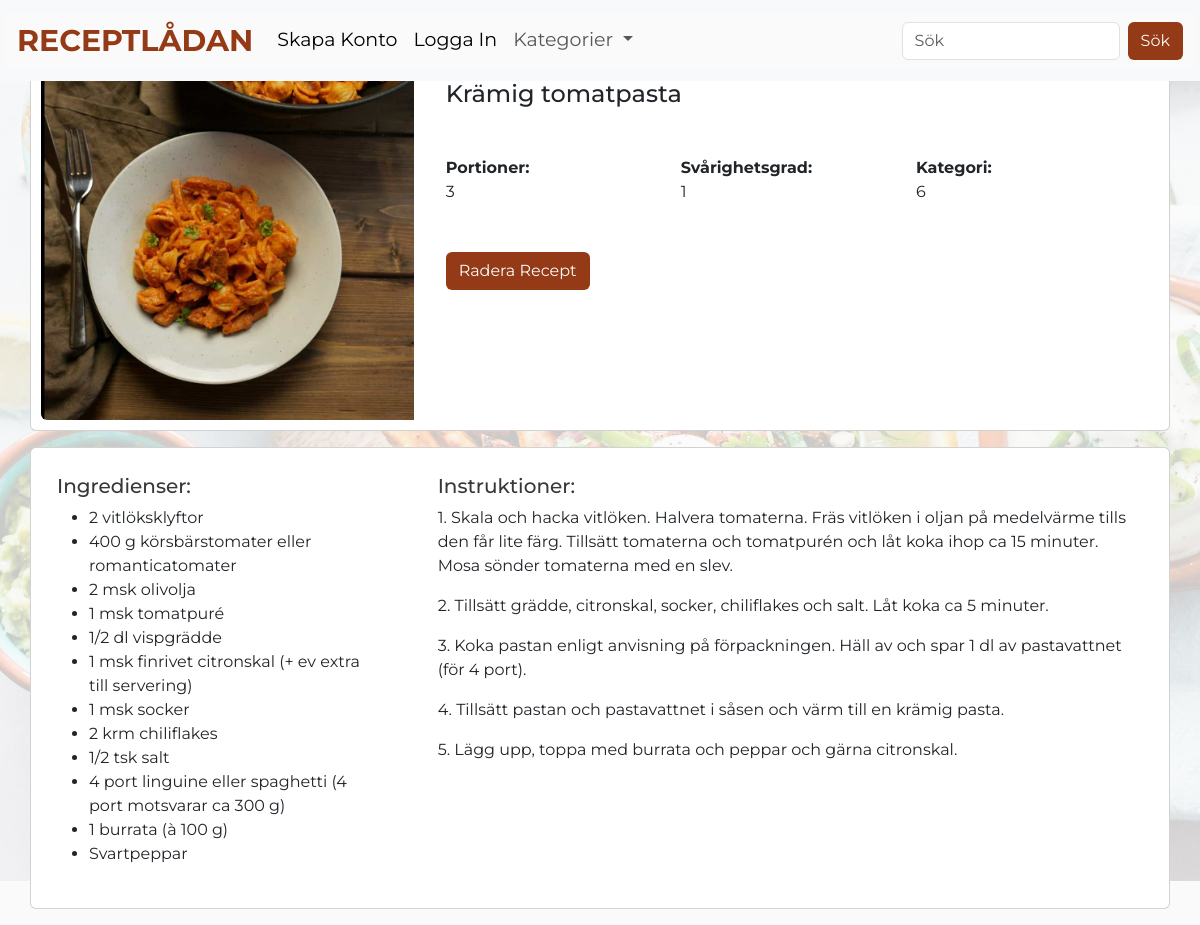
/detail/14, run on the app's committed database.
### main.py (models this page shows)
class Recipe(db.Model):
    id = db.Column(db.Integer, primary_key=True)
    user_id = db.Column(db.Integer, ForeignKey("users.id"))
    title = db.Column(db.String(100))
    ingredients = db.Column(db.Text)
    instruction = db.Column(db.Text)
    portions = db.Column(db.Integer)
    difficulty = db.Column(db.Integer)
    category = db.Column(db.Integer)
    date_posted = db.Column(db.DateTime, default=datetime.utcnow)
    image = db.Column(db.String(100))  # Path to the image file

### main.py (the view)
@app.route("/detail/<int:id>")
def recipe_detail(id):
    isAuthorized = session.get("Authorized", default=False)
    recipe = Recipe.query.get_or_404(id)
    return render_template(
        "recipe_detail.html", isAuthorized=isAuthorized, recipe=recipe
    )

### templates/recipe_detail.html (shortened to what this page needs)
{% extends "base.html" %} {% block body %}
<div class="main-recipe">
  <div class="card mb-3">
    <div class="row g-0">
      <div class="col-md-4 h-400">
        <img
          src="{{ recipe.image }}"
          alt="Picture of {{ recipe.title }}"
          class="img-fluid rounded-start"
          style="object-fit: cover; height: 100%; width: 100%"
        />
      </div>
      <div class="col-md-8 p-3">
        <div class="card-body">
          <div class="flex-grow-1">
            <h4 class="card-title mb-0">{{ recipe.title }}</h4>
            <br />
            <br />
            <div class="row">
              <div class="col-md-4">
                <div class="mb-4">
                  <strong>Portioner:</strong><br />
                  <p>{{ recipe.portions }}</p>
                </div>
              </div>
              <div class="col-md-4">
                <div class="mb-4">
                  <strong>Svårighetsgrad:</strong><br />
                  <p>{{ recipe.difficulty }}</p>
                </div>
              </div>
              <div class="col-md-4">
                <div class="mb-4">
                  <strong>Kategori:</strong><br />
                  <p>{{ recipe.category }}</p>
                </div>
              </div>
            </div>
            <div class="float-right">
              <br />
              <a
                href="{{ url_for ('delete_recipe', id=recipe.id) }}"
                class="btn btn-custom-secondary btn crud-btn-text"
                >Radera Recept</a
              >
            </div>
          </div>
        </div>
      </div>
    </div>
  </div>
  <div class="card mb-3">
    <div class="row">
      <div class="col-md-4">
        <div class="card-body">
          <h5>Ingredienser:</h5>
          <ul>
            {% for ingredient in recipe.ingredients.split('\n') %}
            <li>{{ ingredient }}</li>
            {% endfor %}
          </ul>
        </div>
      </div>
      <div class="col-md-8">
        <div class="card-body">
          <h5>Instruktioner:</h5>
          {% for step in recipe.instruction.split('\n') %}
          <p>{{ step }}</p>
          {% endfor %}
        </div>
      </div>
    </div>
  </div>
</div>
{% endblock %}

### templates/base.html (shortened to what this page needs)
<!DOCTYPE html>
<html lang="en">
  <head>
    <link
      href="https://cdn.jsdelivr.net/npm/bootstrap@5.3.2/dist/css/bootstrap.min.css"
      rel="stylesheet"
    />
    <link
      rel="stylesheet"
      href="{{ url_for('static', filename='css/main.css') }}"
    />
  </head>
  <body>
    <nav class="navbar navbar-expand-lg bg-body-tertiary">
      <div class="container-fluid">
        <a class="navbar-brand" href="{{ url_for('home') }}">RECEPTLÅDAN</a>
        <div class="collapse navbar-collapse" id="navbarSupportedContent">
          <ul class="navbar-nav me-auto mb-2 mb-lg-0">
            <li class="nav-item">
              <a
                class="nav-link active unauthorized"
                aria-current="page"
                href="{{ url_for('sign_up') }}"
                >Skapa Konto</a
              >
            </li>
            <li class="nav-item">
              <a
                class="nav-link active unauthorized"
                aria-current="page"
                href="{{ url_for('sign_in') }}"
                >Logga In</a
              >
            </li>
            <li class="nav-item dropdown">
              <a
                class="nav-link dropdown-toggle"
                href="#"
                role="button"
                data-bs-toggle="dropdown"
                aria-expanded="false"
              >
                Kategorier
              </a>
            </li>
          </ul>
          <form class="d-flex" role="search">
            <input
              class="form-control me-2"
              type="search"
              placeholder="Sök"
              aria-label="Search"
            />
            <button class="btn" type="submit">Sök</button>
          </form>
        </div>
      </div>
    </nav>
    <div class="hero">{% block body %} {% endblock %}</div>
  </body>
</html>

### static/css/main.css (style rules this page uses)
body { background-color: #fafafa; font-family: "Montserrat", sans-serif; color: #363935; }
h1, h2, h3, h4, h5 { color: #363935; }
.hero { position: relative; height: 100vh; width: 100%; display: flex; align-items: center; justify-content: center; }
.hero::before { content: ""; background-image: url("/static/pexels-ella-olsson-1640772.jpg"); background-size: cover; position: absolute; top: 0px; right: 0px; bottom: 0px; left: 0px; opacity: 0.2; }
.container-fluid { background-color: #fafafa; font-size: 20px; margin: 5px; font-size: 19px; }
.navbar { z-index: 1000; }
.navbar-brand { font-size: 30px; font-weight: bold; color: #953a17; }
.btn { background-color: #953a17; color: #fafafa; }
.btn-custom-secondary { text-align: right; }
.card { margin-right: 30px; margin-left: 30px; padding: 10px; }

### data on the page
Recipe: image (picture), title "Krämig tomatpasta", portions "3", difficulty "1", category "6"

### other printed values
{{ ingredient }} "2 vitlöksklyftor" "400 g körsbärstomater eller romanticatomater" "2 msk olivolja" "1 msk tomatpuré" "1/2 dl vispgrädde" "1 msk finrivet citronskal (+ ev extra till servering)" "1 msk socker" "2 krm chiliflakes" "1/2 tsk salt" "4 port linguine eller spaghetti (4 port motsvarar ca 300 g)" "1 burrata (à 100 g)" "Svartpeppar"
{{ step }} "2. Tillsätt grädde, citronskal, socker, chiliflakes och salt. Låt koka ca 5 minuter." "3. Koka pastan enligt anvisning på förpackningen. Häll av och spar 1 dl av pastavattnet (för 4 port)." "4. Tillsätt pastan och pastavattnet i såsen och värm till en krämig pasta." "5. Lägg upp, toppa med burrata och peppar och gärna citronskal."
